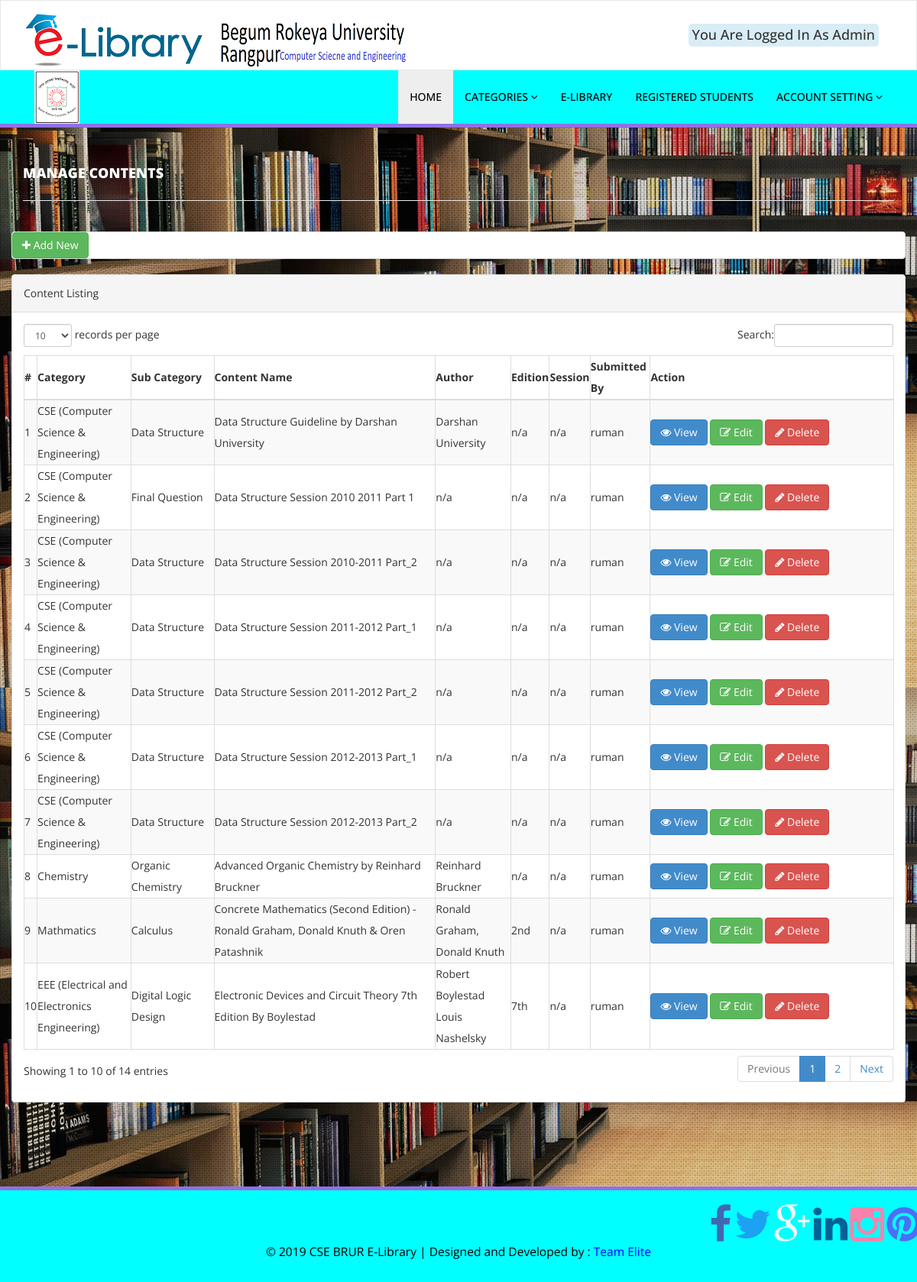
Page /admin/manage-contents.php (signed in) on the committed database.
### tables this page shows
CREATE TABLE `contents` (
  `id` int(50) NOT NULL,
  `categoryId` int(50) NOT NULL,
  `subCategoryId` int(50) NOT NULL,
  `contentName` varchar(200) NOT NULL,
  `author` varchar(200) DEFAULT NULL,
  `edition` varchar(100) DEFAULT NULL,
  `session` varchar(100) DEFAULT NULL,
  `file` varchar(200) DEFAULT NULL,
  `submittedBy` varchar(200) DEFAULT NULL
);

CREATE TABLE `category` (
  `id` int(11) NOT NULL,
  `CategoryName` varchar(150) DEFAULT NULL,
  `Status` int(1) DEFAULT NULL,
  `CreationDate` timestamp NULL DEFAULT CURRENT_TIMESTAMP,
  `UpdationDate` timestamp NULL DEFAULT '0000-00-00 00:00:00' ON UPDATE CURRENT_TIMESTAMP
);

CREATE TABLE `subcategory` (
  `id` int(11) NOT NULL,
  `categoryId` int(50) NOT NULL,
  `subCategoryName` varchar(150) DEFAULT NULL,
  `Status` int(1) DEFAULT NULL,
  `CreationDate` timestamp NULL DEFAULT CURRENT_TIMESTAMP,
  `UpdationDate` timestamp NULL DEFAULT '0000-00-00 00:00:00' ON UPDATE CURRENT_TIMESTAMP
);

### admin/manage-contents.php (the view, shortened to what this page needs)
<?php
include('includes/sessionchecker.php');
    ?>
    <!DOCTYPE html>
    <html xmlns="http://www.w3.org/1999/xhtml">
    <head>
        <link href="assets/css/bootstrap.css" rel="stylesheet" />
        <link href="assets/css/font-awesome.css" rel="stylesheet" />
        <link href="assets/js/dataTables/dataTables.bootstrap.css" rel="stylesheet" />
        <link href="assets/css/style.css" rel="stylesheet" />
    </head>
    <body style="background-image: url('./assets/img/bg.jpg');">
      <?php include('includes/header.php');?>
      <div class="content-wrapper">
       <div class="container">
        <div class="row pad-botm">
            <div class="col-md-12">
                <h4 class="header-line"  style="color:white;">Manage Contents</h4>
            </div>
            <div class="row">
               </div>
           </div>
           <div class="row">
              <div>
                <div class="panel panel-default">
                  <a href="add-content.php"><button class="btn btn-success"><i class="fa fa-plus "></i> Add New</button></a>
                </div>
              </div>
           </div>
           <div class="row">
            <div>
                <div class="panel panel-default">
                    <div class="panel-heading">
                     Content Listing
                 </div>
                 <div class="panel-body">
                    <div class="table-responsive">
                        <table class="col-md-12 table-striped table-bordered table-hover" id="dataTables-example">
                            <thead>
                                <tr>
                                    <th>#</th>
                                    <th>Category</th>
                                    <th>Sub Category</th>
                                    <th>Content Name</th>
                                    <th>Author</th>
                                    <th>Edition</th>
                                    <th>Session</th>
                                    <th>Submitted By</th>
                                    <th>Action</th>
                                </tr>
                            </thead>
                            <tbody>
                                <?php
                                  $sql="SELECT contents.id,category.CategoryName,subcategory.subCategoryName,contents.contentName,contents.author,contents.edition,contents.session,contents.submittedBy from category join subcategory on category.id=subcategory.categoryId join contents on subcategory.id=contents.subCategoryId";
                                $query = $dbh -> prepare($sql);
                                $query->execute();
                                $results=$query->fetchAll(PDO::FETCH_OBJ);
                                $cnt=1;
                                if($query->rowCount() > 0)
                                {
                                    foreach($results as $result)
                                        {
                                           ?>
                                            <tr class="odd gradeX">
                                                <td class="center"><?php echo htmlentities($cnt);?></td>
                                                <td class="center"><?php echo htmlentities($result->CategoryName);?></td>
                                                <td class="center"><?php echo htmlentities($result->subCategoryName);?></td>
                                                <td class="center"><?php echo htmlentities($result->contentName);?></td>
                                                <td class="center"><?php echo htmlentities($result->author);?></td>
                                                <td class="center"><?php echo htmlentities($result->edition);?></td>
                                                <td class="center"><?php echo htmlentities($result->session);?></td>
                                                <td class="center"><?php echo htmlentities($result->submittedBy);?></td>
                                                <td class="center" style="width:28%">
                                                    <a href="../view-content.php?contentid=<?php echo htmlentities($result->id);?>" target="_blank"><button class="btn btn-primary"><i class="fa fa-eye "></i> View</button>
                                                    <a href="edit-content.php?contentid=<?php echo htmlentities($result->id);?>"><button class="btn btn-success"><i class="fa fa-edit "></i> Edit</button>
                                                      <a href="manage-contents.php?del=<?php echo htmlentities($result->id);?>" onclick="return confirm('Are you sure you want to delete?');"" >  <button class="btn btn-danger"><i class="fa fa-pencil"></i> Delete</button>
                                                      </td>
                                                  </tr>
                                                  <?php $cnt=$cnt+1;}} ?>
                                              </tbody>
                                          </table>
                                      </div>
                                  </div>
                              </div>
                          </div>
                      </div>
                  </div>
              </div>
              <?php include('includes/footer.php');?>
          </body>
          </html>

### admin/assets/css/style.css (style rules this page uses)
.content-wrapper { margin-top: 40px; min-height:800px; padding-bottom:90px; }
.header-line { font-weight:900; padding-bottom:25px; border-bottom:1px solid #eeeeee; text-transform:uppercase; }
.pad-botm { padding-bottom:30px; }

### rows in the picture
contents: categoryId.CategoryName "CSE (Computer Science & Engineering)", subCategoryId.subCategoryName "Data Structure", contentName "Data Structure Guideline by Darshan University", author "Darshan University", edition "n/a", session "n/a", submittedBy "ruman"
contents: categoryId.CategoryName "CSE (Computer Science & Engineering)", subCategoryId.subCategoryName "Final Question", contentName "Data Structure Session 2010 2011 Part 1", author "n/a", edition "n/a", session "n/a", submittedBy "ruman"
contents: categoryId.CategoryName "CSE (Computer Science & Engineering)", subCategoryId.subCategoryName "Data Structure", contentName "Data Structure Session 2010-2011 Part_2", author "n/a", edition "n/a", session "n/a", submittedBy "ruman"
contents: categoryId.CategoryName "CSE (Computer Science & Engineering)", subCategoryId.subCategoryName "Data Structure", contentName "Data Structure Session 2011-2012 Part_1", author "n/a", edition "n/a", session "n/a", submittedBy "ruman"
contents: categoryId.CategoryName "CSE (Computer Science & Engineering)", subCategoryId.subCategoryName "Data Structure", contentName "Data Structure Session 2011-2012 Part_2", author "n/a", edition "n/a", session "n/a", submittedBy "ruman"
contents: categoryId.CategoryName "CSE (Computer Science & Engineering)", subCategoryId.subCategoryName "Data Structure", contentName "Data Structure Session 2012-2013 Part_1", author "n/a", edition "n/a", session "n/a", submittedBy "ruman"
contents: categoryId.CategoryName "CSE (Computer Science & Engineering)", subCategoryId.subCategoryName "Data Structure", contentName "Data Structure Session 2012-2013 Part_2", author "n/a", edition "n/a", session "n/a", submittedBy "ruman"
contents: categoryId.CategoryName "Chemistry", subCategoryId.subCategoryName "Organic Chemistry", contentName "Advanced Organic Chemistry by Reinhard Bruckner", author "Reinhard Bruckner", edition "n/a", session "n/a", submittedBy "ruman"
contents: categoryId.CategoryName "Mathmatics", subCategoryId.subCategoryName "Calculus", contentName "Concrete Mathematics (Second Edition) - Ronald Graham, Donald Knuth & Oren Patashnik", author "Ronald Graham, Donald Knuth", edition "2nd", session "n/a", submittedBy "ruman"
contents: categoryId.CategoryName "EEE (Electrical and Electronics Engineering)", subCategoryId.subCategoryName "Digital Logic Design", contentName "Electronic Devices and Circuit Theory 7th Edition By Boylestad", author "Robert Boylestad Louis Nashelsky", edition "7th", session "n/a", submittedBy "ruman"
